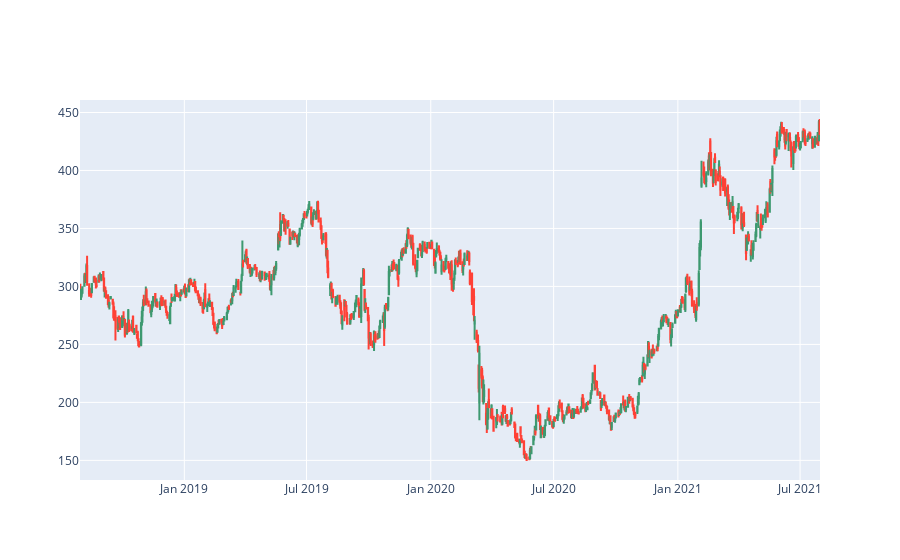

Write notebook code for a chart like this one.
### Markdown cell above
Candlestick chart demonstration

### Code cell
candlechart(sbin)

### Figure 1 — Plotly figure (JSON) as saved in the notebook; plotly's stock layout.template omitted (floating-point values rounded to 4 significant figures; data arrays with more than 128 entries replaced by an {"elided": "..."} marker saying what was removed)
{"data": [{"close": {"elided": "741 float values"}, "high": {"elided": "741 float values"}, "low": {"elided": "741 float values"}, "open": {"elided": "741 float values"}, "type": "candlestick", "x": {"elided": "741 str values"}}], "layout": {"xaxis": {"rangeslider": {"visible": false}}}}
